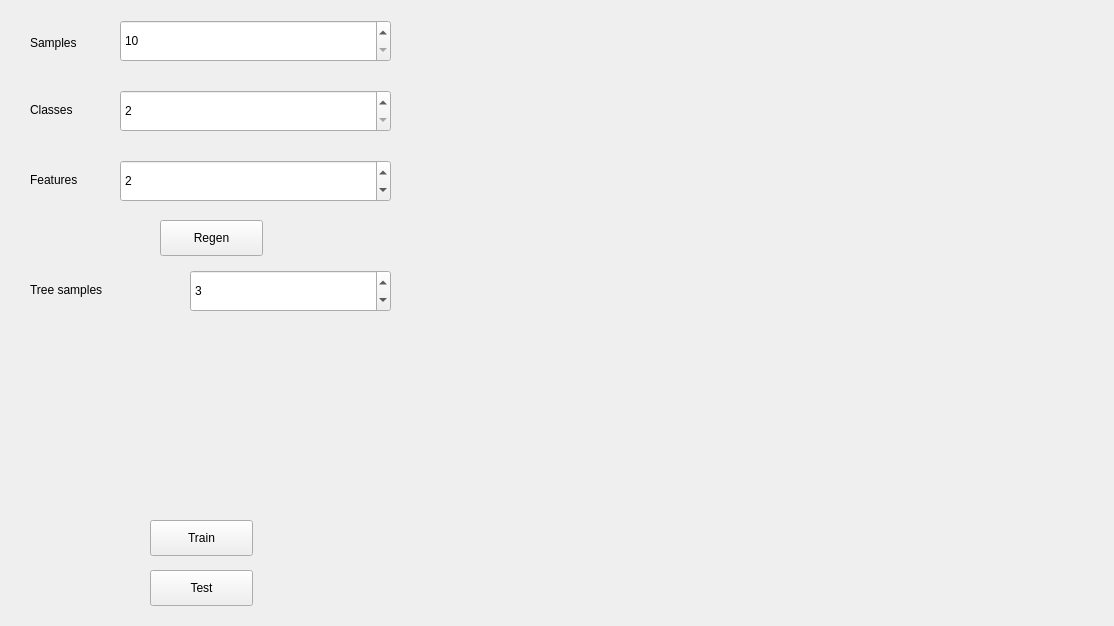
<?xml version="1.0" encoding="UTF-8"?>
<ui version="4.0">
 <class>MainWindow</class>
 <widget class="QMainWindow" name="MainWindow">
  <property name="geometry">
   <rect>
    <x>0</x>
    <y>0</y>
    <width>1114</width>
    <height>626</height>
   </rect>
  </property>
  <property name="windowTitle">
   <string>Recogintion</string>
  </property>
  <widget class="QWidget" name="centralwidget">
   <widget class="QWidget" name="verticalLayoutWidget">
    <property name="geometry">
     <rect>
      <x>410</x>
      <y>10</y>
      <width>691</width>
      <height>601</height>
     </rect>
    </property>
    <layout class="QVBoxLayout" name="verticalLayoutPlot"/>
   </widget>
   <widget class="QSpinBox" name="spinBoxSamples">
    <property name="geometry">
     <rect>
      <x>120</x>
      <y>20</y>
      <width>271</width>
      <height>42</height>
     </rect>
    </property>
    <property name="minimum">
     <number>10</number>
    </property>
    <property name="maximum">
     <number>500</number>
    </property>
    <property name="singleStep">
     <number>10</number>
    </property>
   </widget>
   <widget class="QLabel" name="label">
    <property name="geometry">
     <rect>
      <x>30</x>
      <y>33</y>
      <width>66</width>
      <height>19</height>
     </rect>
    </property>
    <property name="text">
     <string>Samples</string>
    </property>
   </widget>
   <widget class="QLabel" name="label_2">
    <property name="geometry">
     <rect>
      <x>30</x>
      <y>100</y>
      <width>66</width>
      <height>19</height>
     </rect>
    </property>
    <property name="text">
     <string>Classes</string>
    </property>
   </widget>
   <widget class="QSpinBox" name="spinBoxClasses">
    <property name="geometry">
     <rect>
      <x>120</x>
      <y>90</y>
      <width>271</width>
      <height>42</height>
     </rect>
    </property>
    <property name="minimum">
     <number>2</number>
    </property>
    <property name="maximum">
     <number>4</number>
    </property>
    <property name="singleStep">
     <number>1</number>
    </property>
    <property name="value">
     <number>2</number>
    </property>
   </widget>
   <widget class="QSpinBox" name="spinBoxFeatures">
    <property name="geometry">
     <rect>
      <x>120</x>
      <y>160</y>
      <width>271</width>
      <height>42</height>
     </rect>
    </property>
    <property name="minimum">
     <number>1</number>
    </property>
    <property name="maximum">
     <number>3</number>
    </property>
    <property name="singleStep">
     <number>1</number>
    </property>
    <property name="value">
     <number>2</number>
    </property>
   </widget>
   <widget class="QLabel" name="label_3">
    <property name="geometry">
     <rect>
      <x>30</x>
      <y>170</y>
      <width>66</width>
      <height>19</height>
     </rect>
    </property>
    <property name="text">
     <string>Features</string>
    </property>
   </widget>
   <widget class="QPushButton" name="pushButtonTrain">
    <property name="geometry">
     <rect>
      <x>150</x>
      <y>520</y>
      <width>103</width>
      <height>36</height>
     </rect>
    </property>
    <property name="text">
     <string>Train</string>
    </property>
   </widget>
   <widget class="QPushButton" name="pushButtonTest">
    <property name="geometry">
     <rect>
      <x>150</x>
      <y>570</y>
      <width>103</width>
      <height>36</height>
     </rect>
    </property>
    <property name="text">
     <string>Test</string>
    </property>
   </widget>
   <widget class="QSpinBox" name="spinBoxTreeSamples">
    <property name="geometry">
     <rect>
      <x>190</x>
      <y>270</y>
      <width>201</width>
      <height>42</height>
     </rect>
    </property>
    <property name="minimum">
     <number>2</number>
    </property>
    <property name="maximum">
     <number>50</number>
    </property>
    <property name="singleStep">
     <number>2</number>
    </property>
    <property name="value">
     <number>3</number>
    </property>
   </widget>
   <widget class="QLabel" name="label_4">
    <property name="geometry">
     <rect>
      <x>30</x>
      <y>280</y>
      <width>131</width>
      <height>19</height>
     </rect>
    </property>
    <property name="text">
     <string>Tree samples</string>
    </property>
   </widget>
   <widget class="QPushButton" name="pushButtonRegen">
    <property name="geometry">
     <rect>
      <x>160</x>
      <y>220</y>
      <width>103</width>
      <height>36</height>
     </rect>
    </property>
    <property name="text">
     <string>Regen</string>
    </property>
   </widget>
  </widget>
 </widget>
 <resources/>
 <connections/>
</ui>
